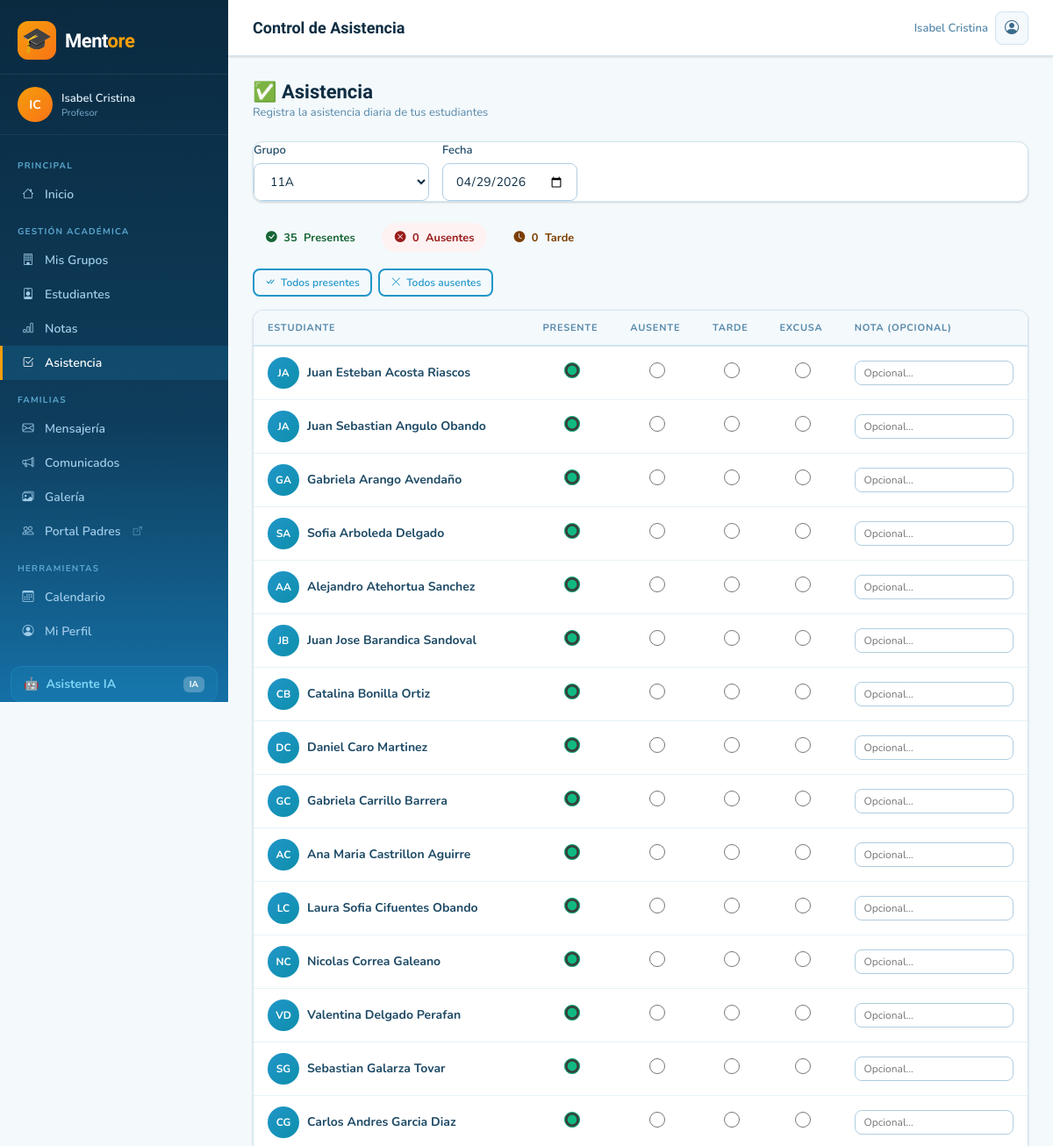
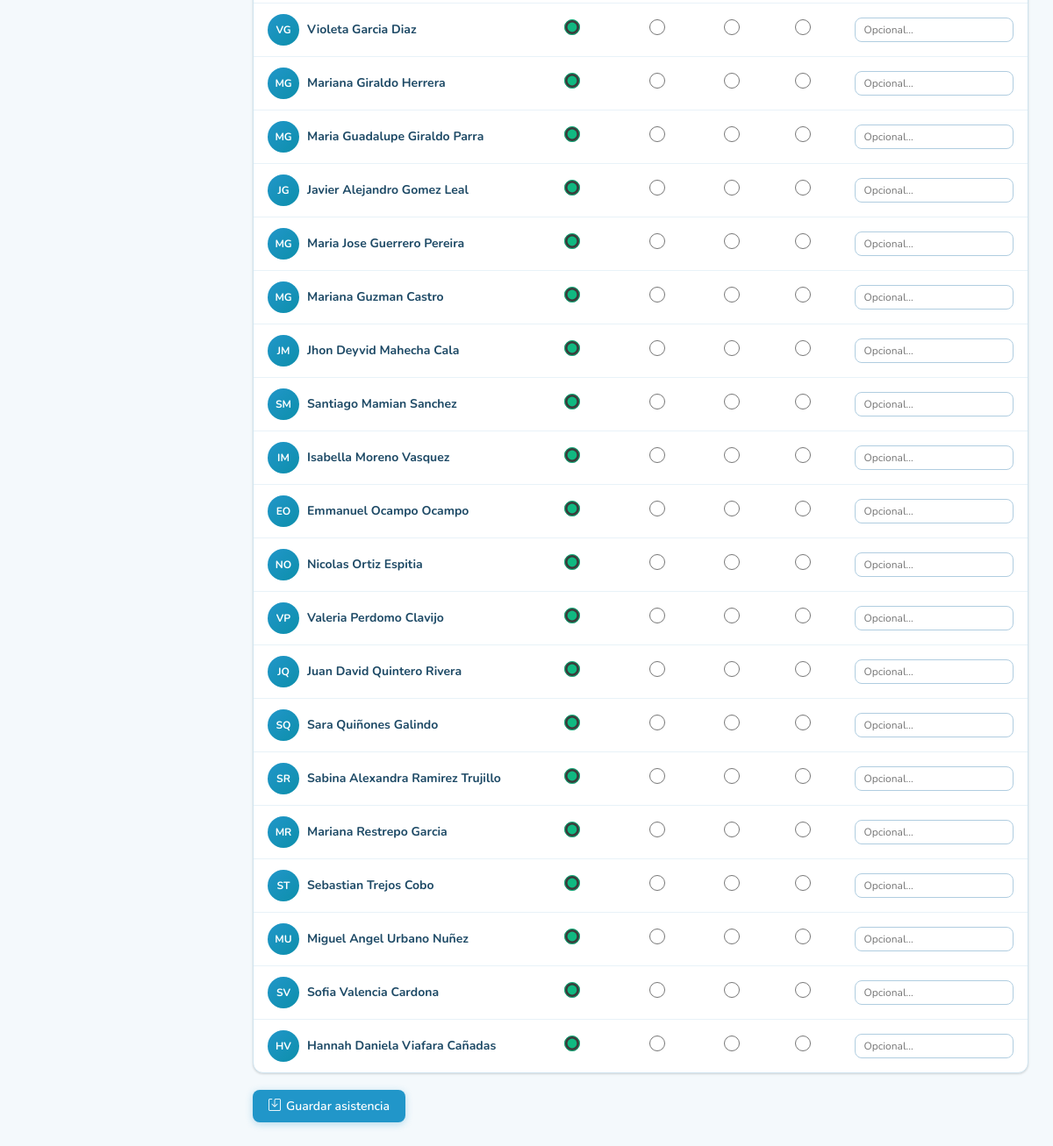
/dashboard/attendance/?classroom=1 (signed in), run on the app's committed database (2 pictures, top to bottom).
### students/models.py (models this page shows, shortened)
class Student(models.Model):
    GENDER_CHOICES = [('M', 'Masculino'), ('F', 'Femenino'), ('O', 'Otro')]
    teacher = models.ForeignKey(User, on_delete=models.CASCADE, related_name='students')
    classroom = models.ForeignKey(Classroom, on_delete=models.SET_NULL, null=True, blank=True, related_name='students')
    first_name = models.CharField(max_length=80, verbose_name='Nombre')
    last_name = models.CharField(max_length=80, verbose_name='Apellido')
    document_id = models.CharField(max_length=30, blank=True, verbose_name='Documento de identidad')
    email = models.EmailField(blank=True, verbose_name='Correo')
    parent_email = models.EmailField(blank=True, verbose_name='Correo del padre/madre')
    parent_name = models.CharField(max_length=120, blank=True, verbose_name='Nombre del acudiente')
    parent_phone = models.CharField(max_length=30, blank=True, verbose_name='Teléfono del acudiente')
    date_of_birth = models.DateField(null=True, blank=True, verbose_name='Fecha de nacimiento')
    gender = models.CharField(max_length=1, choices=GENDER_CHOICES, blank=True)
    notes = models.TextField(blank=True, verbose_name='Observaciones')
    photo = models.ImageField(upload_to='students/', blank=True, null=True)
    active = models.BooleanField(default=True)
    created_at = models.DateTimeField(auto_now_add=True)
    class Meta:
        ordering = ['last_name', 'first_name']
        verbose_name = 'Estudiante'
        verbose_name_plural = 'Estudiantes'
    def get_full_name(self):
        return f"{self.first_name} {self.last_name}"
    def initials(self):
        return f"{self.first_name[0]}{self.last_name[0]}".upper()

### students/views.py (the view)
# urls.py: path('attendance/', views.attendance_view, name='attendance'),
@login_required
def attendance_view(request):
    classroom_id = request.GET.get('classroom', '')
    selected_date = request.GET.get('date', date.today().isoformat())
    classrooms = Classroom.objects.filter(teacher=request.user)
    students = []
    attendance_map = {}
    if classroom_id:
        students = Student.objects.filter(teacher=request.user, classroom_id=classroom_id, active=True)
        records = Attendance.objects.filter(student__in=students, date=selected_date)
        attendance_map = {r.student_id: r for r in records}
    return render(request, 'students/attendance.html', {
        'classrooms': classrooms, 'students': students,
        'selected_classroom': classroom_id, 'selected_date': selected_date,
        'attendance_map': attendance_map,
        'status_choices': Attendance.STATUS_CHOICES,
    })

### students/templatetags/dict_filters.py (called while the page is built)
@register.filter
def get_item(dictionary, key):
    if isinstance(dictionary, dict):
        return dictionary.get(key)
    return None

### templates/students/attendance.html (shortened to what this page needs)
{% extends 'base/layout.html' %}
{% load dict_filters %}
{% block page_title %}Control de Asistencia{% endblock %}
{% block content %}
<div class="page-header">
  <div class="page-header-left">
    <h1>✅ Asistencia</h1>
    <p>Registra la asistencia diaria de tus estudiantes</p>
  </div>
</div>
<div class="card mb-4">
  <form method="get" style="display:flex;gap:1rem;align-items:flex-end;flex-wrap:wrap;">
    <div>
      <label class="form-label">Grupo</label>
      <select name="classroom" class="form-control" style="min-width:200px;" onchange="this.form.submit()">
        {% for c in classrooms %}<option value="{{ c.pk }}" {% if selected_classroom == c.pk|stringformat:"s" %}selected{% endif %}>{{ c.name }}</option>{% endfor %}
      </select>
    </div>
    <div>
      <label class="form-label">Fecha</label>
      <input type="date" name="date" class="form-control" value="{{ selected_date }}" onchange="this.form.submit()">
    </div>
  </form>
</div>
{% if students %}
<form method="post" action="{% url 'students:save_attendance' %}">
  <div style="display:flex;gap:1rem;margin-bottom:1.25rem;flex-wrap:wrap;" id="summaryBar">
    <div style="display:flex;align-items:center;gap:.5rem;padding:.5rem 1rem;background:var(--success-50);border-radius:20px;font-size:.85rem;font-weight:700;color:#166534;" id="countPresent">
      <i class="bi bi-check-circle-fill"></i> <span id="numPresent">0</span> Presentes
    </div>
    <div style="display:flex;align-items:center;gap:.5rem;padding:.5rem 1rem;background:#FEF2F2;border-radius:20px;font-size:.85rem;font-weight:700;color:#991B1B;" id="countAbsent">
      <i class="bi bi-x-circle-fill"></i> <span id="numAbsent">0</span> Ausentes
    </div>
    <div style="display:flex;align-items:center;gap:.5rem;padding:.5rem 1rem;background:var(--amber-50);border-radius:20px;font-size:.85rem;font-weight:700;color:#7B3F00;" id="countLate">
      <i class="bi bi-clock-fill"></i> <span id="numLate">0</span> Tarde
    </div>
  </div>
  <div style="display:flex;gap:.5rem;margin-bottom:1rem;flex-wrap:wrap;">
    <button type="button" class="btn-outline btn-sm" onclick="markAll('present')"><i class="bi bi-check-all"></i> Todos presentes</button>
    <button type="button" class="btn-outline btn-sm" onclick="markAll('absent')"><i class="bi bi-x-lg"></i> Todos ausentes</button>
  </div>
  <div class="card" style="padding:0;overflow:hidden;">
    <table class="mentore-table">
      <thead>
        <tr>
          <th>Estudiante</th>
          <th>Presente</th>
          <th>Ausente</th>
          <th>Tarde</th>
          <th>Excusa</th>
          <th>Nota (opcional)</th>
        </tr>
      </thead>
      <tbody>
        {% for student in students %}
        {% with rec=attendance_map|get_item:student.pk %}
        <tr>
          <td>
            <div style="display:flex;align-items:center;gap:.6rem;">
              <div class="avatar avatar-sm">{{ student.initials }}</div>
              <span style="font-weight:700;">{{ student.get_full_name }}</span>
            </div>
          </td>
          {% for status_val, status_label in status_choices %}
          <td style="text-align:center;">
            <input type="radio" name="status_{{ student.pk }}" value="{{ status_val }}"
                   class="att-radio" data-status="{{ status_val }}"
                   style="width:18px;height:18px;accent-color:{% if status_val == 'present' %}var(--success){% elif status_val == 'absent' %}var(--danger){% elif status_val == 'late' %}var(--amber){% else %}var(--primary){% endif %};cursor:pointer;"
                   {% if rec and rec.status == status_val %}checked{% elif not rec and status_val == 'present' %}checked{% endif %}>
          </td>
          {% endfor %}
          <td>
            <input type="text" name="note_{{ student.pk }}" class="form-control" style="font-size:.8rem;padding:.35rem .65rem;"
                   placeholder="Opcional..." value="{% if rec %}{{ rec.note }}{% endif %}">
          </td>
        </tr>
        {% endwith %}
        {% endfor %}
      </tbody>
    </table>
  </div>
  <div style="margin-top:1.25rem;">
    <button type="submit" class="btn-primary"><i class="bi bi-save"></i> Guardar asistencia</button>
  </div>
</form>
{% elif selected_classroom %}
<div class="card"><div class="empty-state"><div class="icon">👧</div><h3>Sin estudiantes en este grupo</h3><p>Asigna estudiantes al grupo para registrar la asistencia</p></div></div>
{% else %}
<div class="card"><div class="empty-state"><div class="icon">✅</div><h3>Selecciona un grupo</h3><p>Elige un grupo y una fecha para registrar la asistencia</p></div></div>
{% endif %}
{% endblock %}

### templates/base/layout.html (shortened to what this page needs)
{% load static %}
<!DOCTYPE html>
<html lang="es">
<head>
  <link rel="stylesheet" href="https://cdnjs.cloudflare.com/ajax/libs/bootstrap-icons/1.11.3/font/bootstrap-icons.min.css">
  <link rel="stylesheet" href="{% static 'css/mentore.css' %}">
</head>
<body>
<aside class="sidebar">
  <a href="{% url 'students:dashboard' %}" class="sidebar-brand">
    <div class="sidebar-brand-icon">🎓</div>
    <span class="sidebar-brand-name">Ment<span>ore</span></span>
  </a>
  {% if user.is_authenticated %}
  <div class="sidebar-user-block">
    <div class="sidebar-user-avatar">{{ user.first_name|first|upper }}{{ user.last_name|first|upper }}</div>
    <div>
      <div class="sidebar-user-name">{{ user.get_full_name|default:user.username }}</div>
      <div class="sidebar-user-role">Profesor</div>
    </div>
  </div>
  {% endif %}
  <ul class="sidebar-nav">
    <li class="sidebar-section-label">Principal</li>
    <li class="nav-item {% if request.resolver_match.url_name == 'dashboard' %}active{% endif %}">
      <a href="{% url 'students:dashboard' %}" class="sidebar-link {% if request.resolver_match.url_name == 'dashboard' %}active{% endif %}">
        <i class="bi bi-house nav-icon"></i> Inicio
      </a>
    </li>
    <li class="sidebar-section-label">Gestión Académica</li>
    <li>
      <a href="{% url 'students:classrooms' %}" class="sidebar-link {% if 'classroom' in request.resolver_match.url_name|default:'' %}active{% endif %}">
        <i class="bi bi-building nav-icon"></i> Mis Grupos
      </a>
    </li>
    <li>
      <a href="{% url 'students:list' %}" class="sidebar-link {% if request.resolver_match.url_name in 'list,create,detail,edit' %}active{% endif %}">
        <i class="bi bi-person-badge nav-icon"></i> Estudiantes
      </a>
    </li>
    <li>
      <a href="{% url 'grades:list' %}" class="sidebar-link {% if request.resolver_match.namespace == 'grades' %}active{% endif %}">
        <i class="bi bi-bar-chart nav-icon"></i> Notas
      </a>
    </li>
    <li>
      <a href="{% url 'students:attendance' %}" class="sidebar-link {% if 'attendance' in request.resolver_match.url_name|default:'' %}active{% endif %}">
        <i class="bi bi-check2-square nav-icon"></i> Asistencia
      </a>
    </li>
    <li class="sidebar-section-label">Familias</li>
    <li>
      <a href="{% url 'students:message_list' %}" class="sidebar-link {% if 'message' in request.resolver_match.url_name|default:'' %}active{% endif %}">
        <i class="bi bi-envelope nav-icon"></i> Mensajería
      </a>
    </li>
    <li>
      <a href="{% url 'students:announcement_list' %}" class="sidebar-link {% if 'announcement' in request.resolver_match.url_name|default:'' %}active{% endif %}">
        <i class="bi bi-megaphone nav-icon"></i> Comunicados
      </a>
    </li>
    <li>
      <a href="{% url 'gallery:list' %}" class="sidebar-link {% if request.resolver_match.namespace == 'gallery' %}active{% endif %}">
        <i class="bi bi-images nav-icon"></i> Galería
      </a>
    </li>
    <li>
      <a href="/padres/" class="sidebar-link" target="_blank">
        <i class="bi bi-people nav-icon"></i> Portal Padres <i class="bi bi-box-arrow-up-right" style="font-size:10px;opacity:.6;margin-left:4px;"></i>
      </a>
    </li>
    <li class="sidebar-section-label">Herramientas</li>
    <li>
      <a href="{% url 'calendar_app:schedule' %}" class="sidebar-link {% if request.resolver_match.namespace == 'calendar_app' %}active{% endif %}">
        <i class="bi bi-calendar3 nav-icon"></i> Calendario
      </a>
    </li>
    <li>
      <a href="{% url 'accounts:profile' %}" class="sidebar-link {% if request.resolver_match.url_name == 'profile' %}active{% endif %}">
        <i class="bi bi-person-circle nav-icon"></i> Mi Perfil
      </a>
    </li>
  </ul>
  <a href="{% url 'ai_assistant:chat' %}" class="sidebar-ai-chip">
    🤖 <span>Asistente IA</span>
    <span class="ai-badge" style="margin-left:auto;background:rgba(255,255,255,.25);color:#fff;font-size:10px;padding:2px 7px;border-radius:6px;font-weight:700;">IA</span>
  </a>
</aside>
<div class="main-content">
  <header class="topbar">
    <h1 class="topbar-title">{% block page_title %}Dashboard{% endblock %}</h1>
    <div class="topbar-right">
      <span style="font-size:13px;color:var(--gray-500);font-weight:600;">{{ user.get_full_name|default:user.username }}</span>
      <a href="{% url 'accounts:profile' %}" class="topbar-btn" title="Mi perfil"><i class="bi bi-person-circle"></i></a>
    </div>
  </header>
  <div class="content-area">
    {% block content %}{% endblock %}
  </div>
</div>
</body>
</html>

### data on the page
Student: initials "JA", get_full_name "Juan Esteban Acosta Riascos"
Student: initials "JA", get_full_name "Juan Sebastian Angulo Obando"
Student: initials "GA", get_full_name "Gabriela Arango Avendaño"
Student: initials "SA", get_full_name "Sofia Arboleda Delgado"
Student: initials "AA", get_full_name "Alejandro Atehortua Sanchez"
Student: initials "JB", get_full_name "Juan Jose Barandica Sandoval"
Student: initials "CB", get_full_name "Catalina Bonilla Ortiz"
Student: initials "DC", get_full_name "Daniel Caro Martinez"
Student: initials "GC", get_full_name "Gabriela Carrillo Barrera"
Student: initials "AC", get_full_name "Ana Maria Castrillon Aguirre"
Student: initials "LC", get_full_name "Laura Sofia Cifuentes Obando"
Student: initials "NC", get_full_name "Nicolas Correa Galeano"
Student: initials "VD", get_full_name "Valentina Delgado Perafan"
Student: initials "SG", get_full_name "Sebastian Galarza Tovar"
Student: initials "CG", get_full_name "Carlos Andres Garcia Diaz"
Student: initials "VG", get_full_name "Violeta Garcia Diaz"
Student: initials "MG", get_full_name "Mariana Giraldo Herrera"
Student: initials "MG", get_full_name "Maria Guadalupe Giraldo Parra"
Student: initials "JG", get_full_name "Javier Alejandro Gomez Leal"
Student: initials "MG", get_full_name "Maria Jose Guerrero Pereira"
Student: initials "MG", get_full_name "Mariana Guzman Castro"
Student: initials "JM", get_full_name "Jhon Deyvid Mahecha Cala"
Student: initials "SM", get_full_name "Santiago Mamian Sanchez"
Student: initials "IM", get_full_name "Isabella Moreno Vasquez"
Student: initials "EO", get_full_name "Emmanuel Ocampo Ocampo"
Student: initials "NO", get_full_name "Nicolas Ortiz Espitia"
Student: initials "VP", get_full_name "Valeria Perdomo Clavijo"
Student: initials "JQ", get_full_name "Juan David Quintero Rivera"
Student: initials "SQ", get_full_name "Sara Quiñones Galindo"
Student: initials "SR", get_full_name "Sabina Alexandra Ramirez Trujillo"
Student: initials "MR", get_full_name "Mariana Restrepo Garcia"
Student: initials "ST", get_full_name "Sebastian Trejos Cobo"
Student: initials "MU", get_full_name "Miguel Angel Urbano Nuñez"
Student: initials "SV", get_full_name "Sofia Valencia Cardona"
Student: initials "HV", get_full_name "Hannah Daniela Viafara Cañadas"

### other printed values
{{ user.first_name|first|upper }} "I"
{{ user.last_name|first|upper }} "C"
{{ user.get_full_name|default:user.username }} "Isabel Cristina"
form field classroom "11A"
